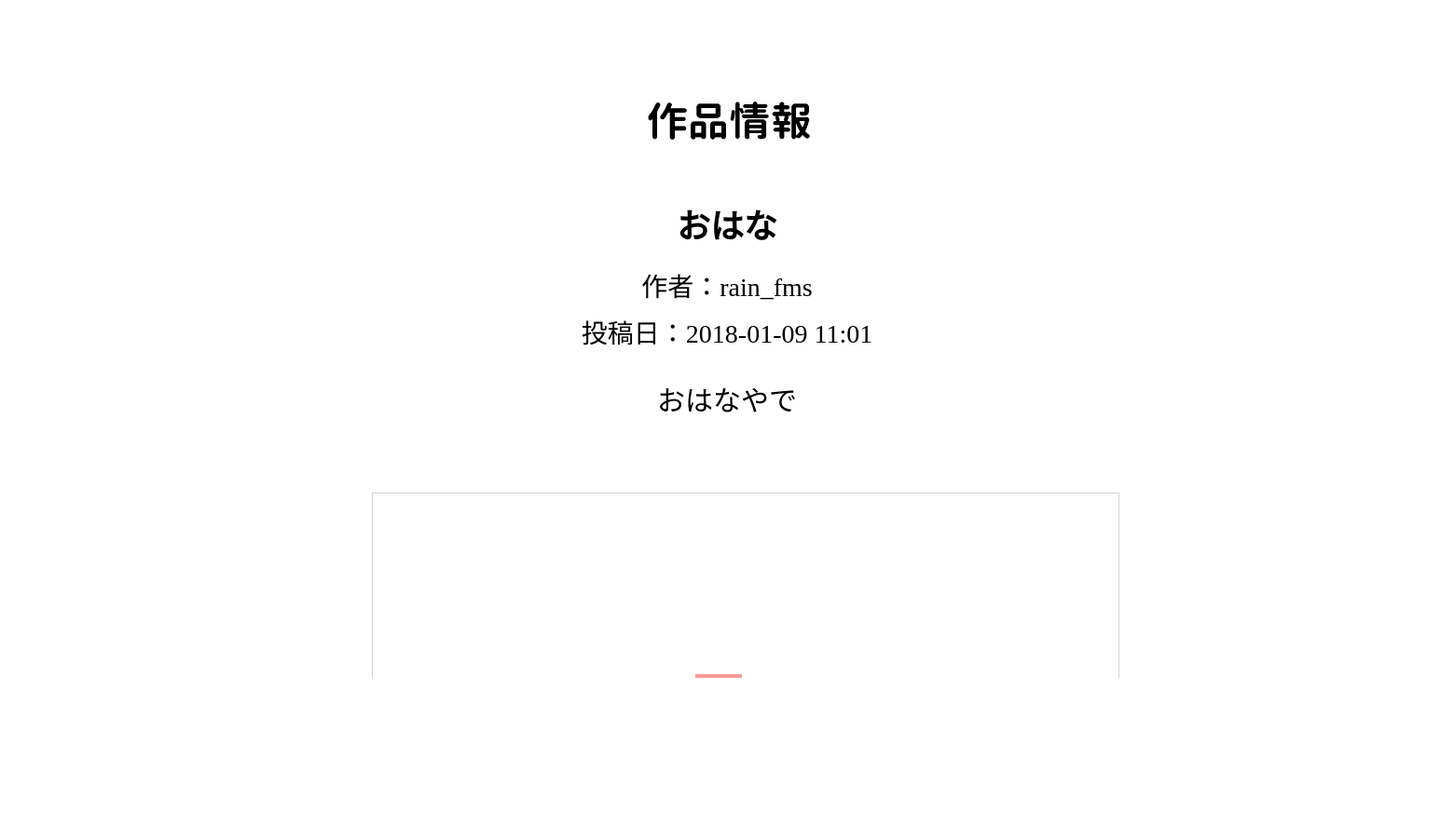
Before: /workpage.php?id=9 (middle part) with the older database file.
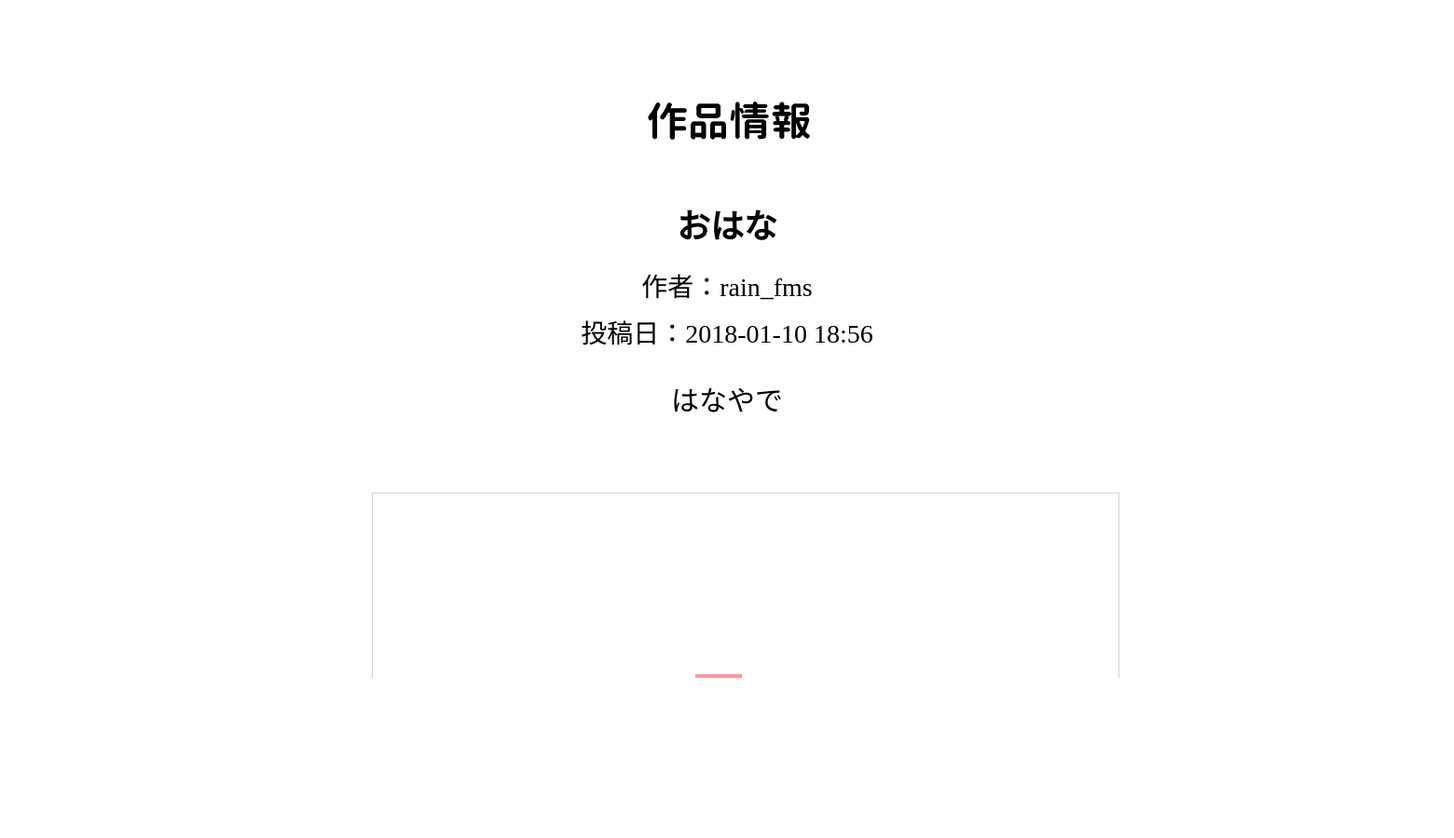
After: the same page with the newer database file.
### tables this page shows
CREATE TABLE "sketch" (
	`id`	integer,
	`username`	text,
	`usericon`	text,
	`samune`	text,
	`title`	text,
	`caption`	text,
	`date`	text,
	`animation`	text,
	`html`	text,
	PRIMARY KEY(`id`)
);

### workpage.php (the view, shortened to what this page needs)
<?php
if (isset($_GET["id"])) {
    $ID = $_GET["id"];
    $pdo = new PDO("sqlite:data/works.sqlite");
    $pdo->setAttribute(PDO::ATTR_ERRMODE, PDO::ERRMODE_WARNING);
    $st = $pdo->query("select * from sketch where id = '$ID'");
    $data = $st->fetchAll();
}
function h($str)
{
    return htmlspecialchars($str, ENT_QUOTES, "UTF-8");
}
?>
<!doctype html>
<html lang="ja">
<head>
    <link rel="stylesheet" href="css/style.css" media="all">
    <link rel="stylesheet" href="css/style_editor.css" media="all">
    <link rel="stylesheet" href="css/elements.css" media="all">
</head>
<body>
<br>
<br>
<div class="sketck_info">
    <?php
    foreach ($data as $sketch) {
        ?>
        <div id="contenttitle">
            <img src="images/workinfo.png" width="338" height="120">
        </div>
        <p class="strong"><?php print h($sketch["title"]) ?></p>
        <p class="description">作者：<?php print h($sketch["username"]) ?></p>
        <p class="description">投稿日：<?php print h($sketch["date"]) ?></p>
        <p><?php print h($sketch["caption"]) ?></p>
        <?php
    }
    ?>
</div>
<div id="editor">
    <div id="editor_wrapper">
        <div class="left editor">
        </div>
        <div class="center editor">
            <div id="canvas">
                <?php
                foreach ($data as $sketch) {
                    print $sketch["html"];
                }
                ?>
            </div>
        </div>
        <div class="right editor">
        </div>
    </div>
</div>
</body>
</html>

### css/style.css (style rules this page uses)
body { background-color: #FFFFFF; margin: 0; }
p { text-align: center; font-size: 30px; }
#contenttitle { text-align: center; }
p { text-align: center; }
.strong { font-size: 36px; font-weight: bold; margin: 20px; }
.description { font-size: 28px; margin: 10px; }
.sketck_info { margin-top: 50px; margin-bottom: 80px; }

### css/style_editor.css (style rules this page uses)
#editor { width: 1600px; margin: 0 auto; }
#editor_wrapper { width: 100%; min-height: 800px; display: flex; }
.left { width: 400px; }
.center { flex-grow: 1; min-width: 800px; }
.right { width: 400px; text-align: center; }
#canvas { position: relative; width: 800px; height: 800px; background-color: #FFFFFF; outline: lightgrey solid 1px; left: 0; right: 0; margin: auto; }

### css/elements.css (style rules this page uses)
.element, .add_element { top: 0; left: 0; cursor: pointer; background-color: #000; }
.element { position: absolute; }
#rect, .rect { width: 50px; height: 50px; }

Changed rows visible on the page:
changed sketch "おはな": date "2018-01-09 11:01" → "2018-01-10 18:56"; caption "おはなやで" → "はなやで"
